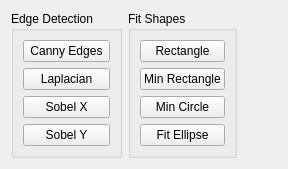
        <widget class="QWidget" name="FindContoursTab">
         <attribute name="title">
          <string>Find Contours</string>
         </attribute>
         <layout class="QGridLayout" name="gridLayout_6">
          <item row="1" column="3">
           <spacer name="horizontalSpacer_4">
            <property name="orientation">
             <enum>Qt::Horizontal</enum>
            </property>
            <property name="sizeHint" stdset="0">
             <size>
              <width>40</width>
              <height>20</height>
             </size>
            </property>
           </spacer>
          </item>
          <item row="1" column="0">
           <widget class="QGroupBox" name="gbEdges">
            <property name="title">
             <string>Edge Detection</string>
            </property>
            <layout class="QGridLayout" name="gridLayout_12">
             <item row="0" column="0">
              <widget class="QPushButton" name="btnCannyEdges">
               <property name="text">
                <string>Canny Edges</string>
               </property>
              </widget>
             </item>
             <item row="2" column="0">
              <widget class="QPushButton" name="btnLaplacian">
               <property name="text">
                <string>Laplacian</string>
               </property>
              </widget>
             </item>
             <item row="3" column="0">
              <widget class="QPushButton" name="btnSobelX">
               <property name="text">
                <string>Sobel X</string>
               </property>
              </widget>
             </item>
             <item row="4" column="0">
              <widget class="QPushButton" name="btnSobelY">
               <property name="text">
                <string>Sobel Y</string>
               </property>
              </widget>
             </item>
            </layout>
           </widget>
          </item>
          <item row="1" column="2">
           <widget class="QGroupBox" name="gbFitShapes">
            <property name="title">
             <string>Fit Shapes</string>
            </property>
            <layout class="QGridLayout" name="gridLayout_13">
             <item row="3" column="0">
              <widget class="QPushButton" name="btnFitEllipse">
               <property name="text">
                <string>Fit Ellipse</string>
               </property>
              </widget>
             </item>
             <item row="2" column="0">
              <widget class="QPushButton" name="btnFindMinCircle">
               <property name="text">
                <string>Min Circle</string>
               </property>
              </widget>
             </item>
             <item row="1" column="0">
              <widget class="QPushButton" name="btnFindMinRectangle">
               <property name="text">
                <string>Min Rectangle</string>
               </property>
              </widget>
             </item>
             <item row="0" column="0">
              <widget class="QPushButton" name="btnFindRectangle">
               <property name="text">
                <string>Rectangle</string>
               </property>
              </widget>
             </item>
            </layout>
           </widget>
          </item>
         </layout>
        </widget>
